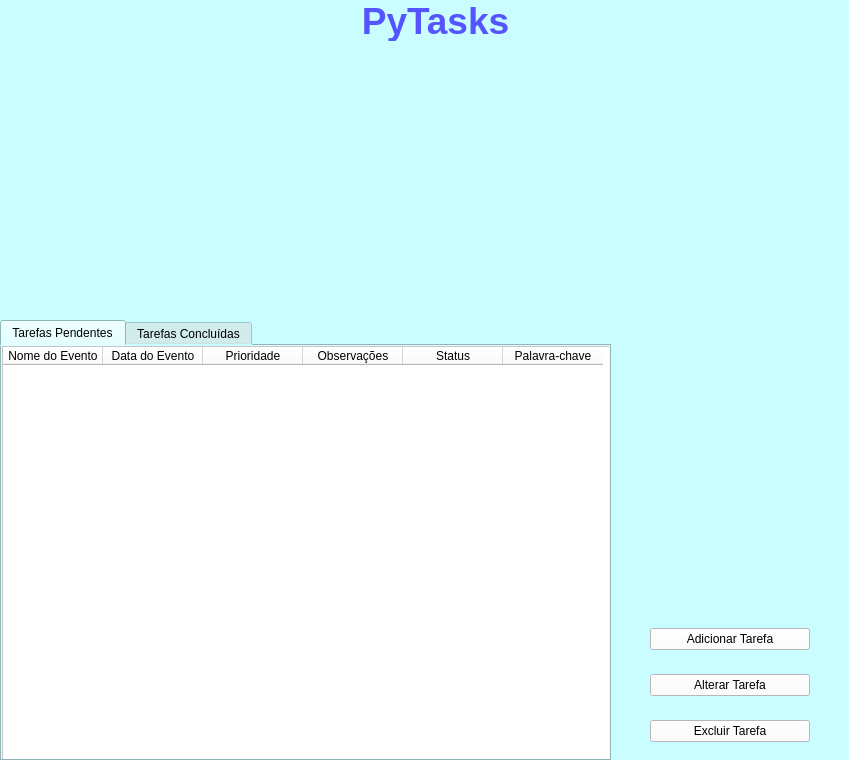
<?xml version="1.0" encoding="UTF-8"?>
<ui version="4.0">
 <class>TelaMenu</class>
 <widget class="QMainWindow" name="TelaMenu">
  <property name="geometry">
   <rect>
    <x>0</x>
    <y>0</y>
    <width>849</width>
    <height>760</height>
   </rect>
  </property>
  <property name="windowTitle">
   <string>MENU</string>
  </property>
  <property name="windowIcon">
   <iconset>
    <normaloff>foto_logo.webp</normaloff>foto_logo.webp</iconset>
  </property>
  <property name="styleSheet">
   <string notr="true">background-color: rgb(201, 253, 255);</string>
  </property>
  <widget class="QWidget" name="centralwidget">
   <widget class="QLabel" name="label_pytasks">
    <property name="geometry">
     <rect>
      <x>310</x>
      <y>0</y>
      <width>251</width>
      <height>41</height>
     </rect>
    </property>
    <property name="layoutDirection">
     <enum>Qt::LeftToRight</enum>
    </property>
    <property name="text">
     <string>&lt;html&gt;&lt;head/&gt;&lt;body&gt;&lt;p align=&quot;center&quot;&gt;&lt;span style=&quot; font-size:28pt; font-weight:600; color:#5555ff;&quot;&gt;PyTasks&lt;/span&gt;&lt;/p&gt;&lt;/body&gt;&lt;/html&gt;</string>
    </property>
    <property name="alignment">
     <set>Qt::AlignCenter</set>
    </property>
   </widget>
   <widget class="QTabWidget" name="tabWidget">
    <property name="geometry">
     <rect>
      <x>0</x>
      <y>320</y>
      <width>611</width>
      <height>441</height>
     </rect>
    </property>
    <property name="currentIndex">
     <number>0</number>
    </property>
    <widget class="QWidget" name="tab_pendentes">
     <attribute name="title">
      <string>Tarefas Pendentes</string>
     </attribute>
     <widget class="QTableWidget" name="tableWidget">
      <property name="geometry">
       <rect>
        <x>0</x>
        <y>0</y>
        <width>611</width>
        <height>421</height>
       </rect>
      </property>
      <property name="minimumSize">
       <size>
        <width>611</width>
        <height>0</height>
       </size>
      </property>
      <property name="styleSheet">
       <string notr="true">background-color: rgb(255, 255, 255);</string>
      </property>
      <column>
       <property name="text">
        <string>Nome do Evento</string>
       </property>
      </column>
      <column>
       <property name="text">
        <string>Data do Evento</string>
       </property>
      </column>
      <column>
       <property name="text">
        <string>Prioridade</string>
       </property>
      </column>
      <column>
       <property name="text">
        <string>Observações</string>
       </property>
      </column>
      <column>
       <property name="text">
        <string>Status</string>
       </property>
      </column>
      <column>
       <property name="text">
        <string>Palavra-chave</string>
       </property>
      </column>
     </widget>
    </widget>
    <widget class="QWidget" name="tab_concluidas">
     <attribute name="title">
      <string>Tarefas Concluídas</string>
     </attribute>
     <widget class="QTableWidget" name="tableWidget_2">
      <property name="geometry">
       <rect>
        <x>0</x>
        <y>0</y>
        <width>611</width>
        <height>421</height>
       </rect>
      </property>
      <property name="styleSheet">
       <string notr="true">background-color: rgb(255, 255, 255);</string>
      </property>
      <column>
       <property name="text">
        <string>Nome do Evento</string>
       </property>
      </column>
      <column>
       <property name="text">
        <string>Data do Evento</string>
       </property>
      </column>
      <column>
       <property name="text">
        <string>Prioridade</string>
       </property>
      </column>
      <column>
       <property name="text">
        <string>Observações</string>
       </property>
      </column>
      <column>
       <property name="text">
        <string>Status</string>
       </property>
      </column>
      <column>
       <property name="text">
        <string>Palavra-chave</string>
       </property>
      </column>
     </widget>
    </widget>
   </widget>
   <widget class="QWidget" name="verticalLayoutWidget">
    <property name="geometry">
     <rect>
      <x>650</x>
      <y>610</y>
      <width>160</width>
      <height>151</height>
     </rect>
    </property>
    <layout class="QVBoxLayout" name="verticalLayout">
     <item>
      <widget class="QPushButton" name="pushButton_nova_tarefa">
       <property name="styleSheet">
        <string notr="true">background-color: rgb(255, 255, 255);</string>
       </property>
       <property name="text">
        <string>Adicionar Tarefa</string>
       </property>
       <property name="icon">
        <iconset>
         <normaloff>../../../.designer/backup/mais.png</normaloff>../../../.designer/backup/mais.png</iconset>
       </property>
       <property name="iconSize">
        <size>
         <width>13</width>
         <height>13</height>
        </size>
       </property>
       <property name="autoExclusive">
        <bool>false</bool>
       </property>
      </widget>
     </item>
     <item>
      <widget class="QPushButton" name="pushButton_alterar_tarefa">
       <property name="styleSheet">
        <string notr="true">background-color: rgb(255, 255, 255);</string>
       </property>
       <property name="text">
        <string>Alterar Tarefa</string>
       </property>
       <property name="icon">
        <iconset>
         <normaloff>../../../.designer/backup/lapis.png</normaloff>../../../.designer/backup/lapis.png</iconset>
       </property>
       <property name="iconSize">
        <size>
         <width>13</width>
         <height>13</height>
        </size>
       </property>
      </widget>
     </item>
     <item>
      <widget class="QPushButton" name="pushButton_excluir_tarefa">
       <property name="styleSheet">
        <string notr="true">background-color: rgb(255, 255, 255);</string>
       </property>
       <property name="text">
        <string>Excluir Tarefa</string>
       </property>
       <property name="icon">
        <iconset>
         <normaloff>../../../.designer/backup/lixo.png</normaloff>../../../.designer/backup/lixo.png</iconset>
       </property>
       <property name="iconSize">
        <size>
         <width>13</width>
         <height>13</height>
        </size>
       </property>
      </widget>
     </item>
    </layout>
   </widget>
   <zorder>label_pytasks</zorder>
   <zorder>verticalLayoutWidget</zorder>
   <zorder>tabWidget</zorder>
  </widget>
  <action name="actionEditar_tarefa">
   <property name="icon">
    <iconset>
     <normaloff>../../../.designer/backup/edit_5953096.png</normaloff>../../../.designer/backup/edit_5953096.png</iconset>
   </property>
   <property name="text">
    <string>&amp;Editar tarefa</string>
   </property>
   <property name="shortcut">
    <string>Ctrl+E</string>
   </property>
  </action>
  <action name="actionSair">
   <property name="text">
    <string>Sair</string>
   </property>
  </action>
  <action name="actionSair_2">
   <property name="text">
    <string>Sair</string>
   </property>
  </action>
  <action name="actionCTRL_N">
   <property name="text">
    <string>CTRL + N</string>
   </property>
  </action>
  <action name="actionNova_tarefa">
   <property name="icon">
    <iconset>
     <normaloff>../../../.designer/backup/paper_14910408.png</normaloff>../../../.designer/backup/paper_14910408.png</iconset>
   </property>
   <property name="text">
    <string>&amp;Nova tarefa</string>
   </property>
   <property name="shortcut">
    <string>Ctrl+N</string>
   </property>
  </action>
 </widget>
 <resources/>
 <connections/>
</ui>
